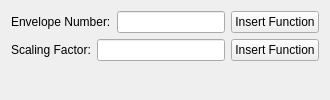
    <widget class="QWidget" name="envLibPage">
      <layout class="QVBoxLayout" name="envLibFormLayout">
        <item>
        <layout class="QHBoxLayout" name="envLibNumLayout">
            <item>
                <widget class="QLabel" name="envLibNumLabel">
                <property name="text">
                <string>Envelope Number:</string>
                </property>
                </widget>
            </item>
            <item>
                <widget class="QLineEdit" name="envLibNumEdit"/>
            </item>
            <item>
                <widget class="QPushButton" name="envLibNumInsertFn">
                <property name="text">
                    <string>Insert Function</string>
                </property>
                </widget>
            </item>
        </layout>
        </item>
        <item>
        <layout class="QHBoxLayout" name="envLibScalingLayout">
            <item>
                <widget class="QLabel" name="envLibScalingLabel">
                <property name="text">
                <string>Scaling Factor:</string>
                </property>
                </widget>
            </item>
            <item>
                <widget class="QLineEdit" name="envLibScalingEdit"/>
            </item>
            <item>
                <widget class="QPushButton" name="envLibScalingInsertFn">
                <property name="text">
                    <string>Insert Function</string>
                </property>
                </widget>
            </item>
        </layout>
        </item>
        <item><spacer name="verticalSpacer_16">
            <property name="orientation"><enum>Qt::Vertical</enum></property>
            <property name="sizeHint" stdset="0"><size><width>5</width><height>5</height></size></property>
        </spacer></item>      
      </layout>
    </widget>
